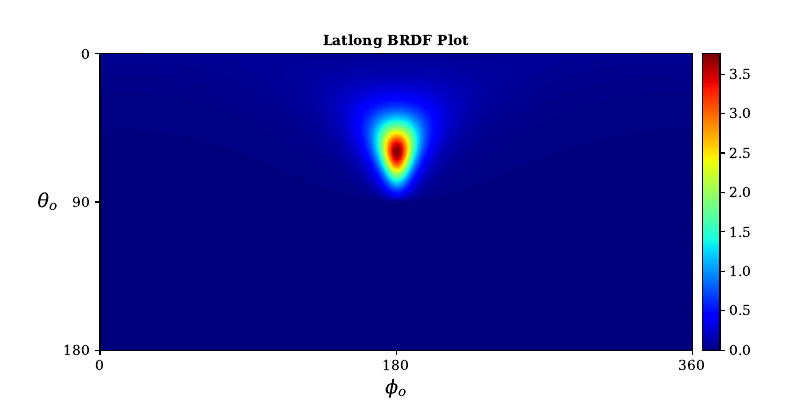

This figure's Python source:
import numpy as np

import matplotlib.pyplot as plt
from mpl_toolkits.axes_grid1 import make_axes_locatable
plt.rcParams["font.family"] = "serif"
plt.rcParams["mathtext.fontset"] = "dejavuserif"

colorbar = True
title    = "Latlong BRDF Plot"
data     = np.load("example_data/conductor_ggx_0.2_60.npy")

fig, ax = plt.subplots(figsize=(8, 4))

im = ax.imshow(data, extent=[0, 360, 180, 0], cmap='jet')

plt.xlabel(r'$\phi_o$', size=14, ha='center', va='top')
l=plt.ylabel(r'$\theta_o$', size=14, ha='right', va='center')
l.set_rotation(0)
ax.set_xticks([0, 180, 360])
ax.set_yticks([0, 90, 180])

if title:
    plt.title(title, size=10, weight='bold')

if colorbar:
    divider = make_axes_locatable(ax)
    cax = divider.append_axes('right', size='3%', pad=0.1)
    plt.colorbar(im, cax=cax)

plt.savefig("latlong.pdf")
plt.show()

